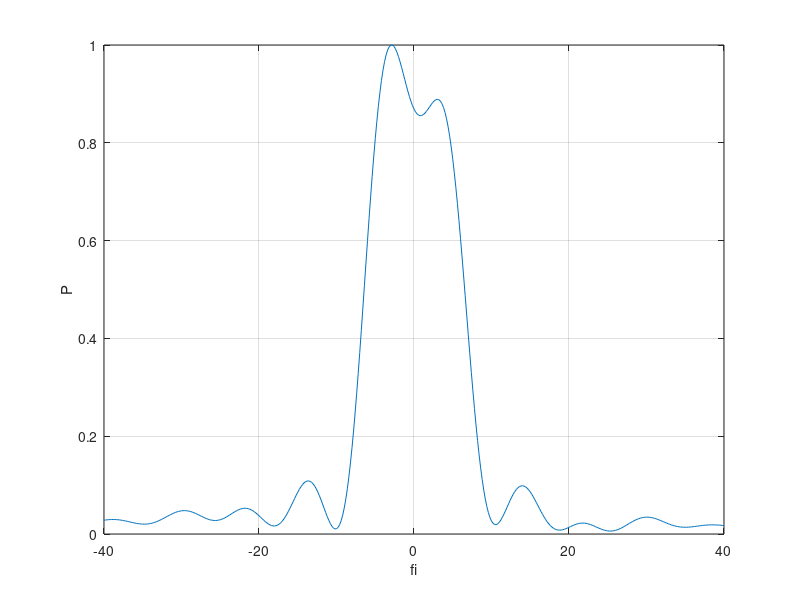

This chart was generated by the following MATLAB code: (Note: this script raises an error after producing the figure.)
N = 16; %%число элементов антенной решетки
J = 2; %% количество источников
d = 0.5;
z = 1i; %% мнимая единица
fi_ar = 6.46; %% ширина луча АР
fi_0 = [-2.8 2.8]; %% угловые координаты источников
sigma_0 = 1; %% мощность шума приемника
L = 5; %число выборок
% задаём массив из векторов направлений от J источников и заполняем его:
S_vectors = zeros(N, 1, J);
for k=1:J
    for i=1:N
        for j=1:1
            S_vectors(i,j,k) = exp(z*2*pi*d*(i-1)*sind(fi_0(k)));
        end
    end
end

Z = zeros(N, 1, L); %массив векторов компл. гсш из L выборок

%задаём случ. компл. гауссову амплитуду сигнала
sigma = sqrt(10); %корень из дисперсии
a_sources = zeros(J, L); %массив компл. амплитуд J источников L выборок

X = zeros(N, 1, L); %L выборок вектора входного процесса

for l=1:L
    for i=1:N
        Z(i, 1, l) = randn()/sqrt(2) + z * randn()/sqrt(2);
    end
    for k=1:J
        a_sources(k, l) = sigma * randn()/sqrt(2) + sigma * z * randn()/sqrt(2);
    end
    for p=1:J
        X(:, 1, l) = X(:, 1, l) + a_sources(p, l)* S_vectors(:, 1, p);
    end
    X(:, 1, l) = X(:, 1, l) + Z(:, 1, l);

end

M = zeros(N, N);
for i=1:L
    M = M+ X(:, 1, i)*(X(:, 1, i))';
end
M=M/L;

M_r = 0.2*eye(N) + M;

%зависимость средней выходной мощности от угла fi:
fi_range = -40:0.2:40;
P = zeros(size(fi_range)); %мощность
for i=1:length(fi_range)
    fi=fi_range(i);
    
    W = zeros(N, 1);
    for ind=1:N
        for j=1:1
           W(ind,j) = (1/sqrt(N))*exp(z*2*pi*d*(ind-1)*sind(fi));
        end
    end
    
    P(i) = real(W' * M_r * W);
end
P_norm = P/max(P); %нормировка к максимуму
P_dB = 10* log10(P); %перевод в дБ

plot(fi_range, P_norm)
xlabel('fi')
ylabel('P')
grid
xline(-2.8);
xline(2.8);


%for l=1:L
%    for i=1:J
%        a_sources(i, l) = sigma * randn()/sqrt(2) + sigma * z * randn()/sqrt(2);
%    end
%end
